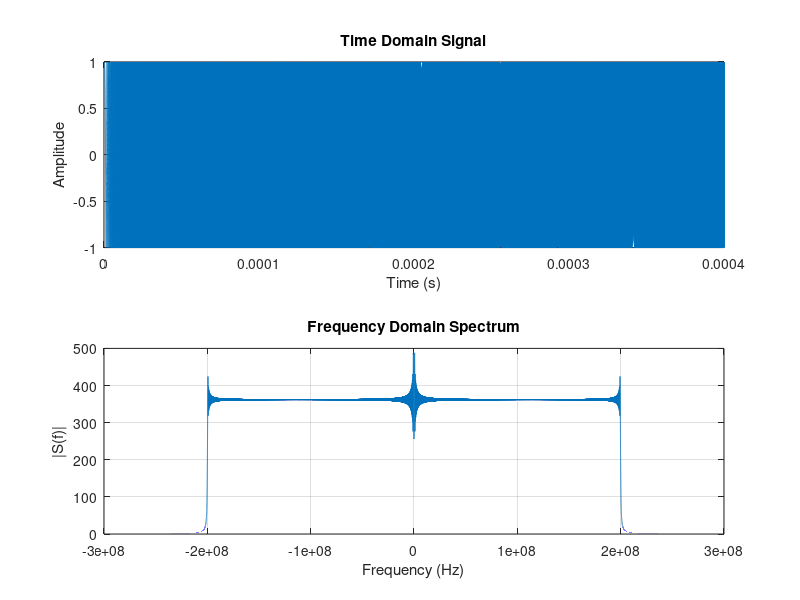

This figure's MATLAB source:
close all; clear; clc;

B = 200e6; %frequency range
T = 0.4e-3; %chirp duration
fs = 512e6; %sampling frequency
fc = 100;  %carrier frequency
beta = B/T;
 
duration = T; %signal duration
t = 0:1/fs:(duration - 1/fs); %time vector
N_samples = length(t);
frequencies = fs * (-N_samples/2:N_samples/2-1) / N_samples;  %frequencies vector

y = cos(2*pi*fc*t + beta*pi*t.^2);

figure;
subplot(2, 1, 1);  % Create two subplots vertically, this is the first one
plot(t, y);
title('Time Domain Signal')
xlabel('Time (s)')
ylabel('Amplitude')
grid on

Y = fft(y);

% Create a new figure for the frequency domain plot
subplot(2, 1, 2);  % This is the second subplot
plot(frequencies, abs(fftshift(Y)))
title('Frequency Domain Spectrum')
xlabel('Frequency (Hz)')
ylabel('|S(f)|')
grid on